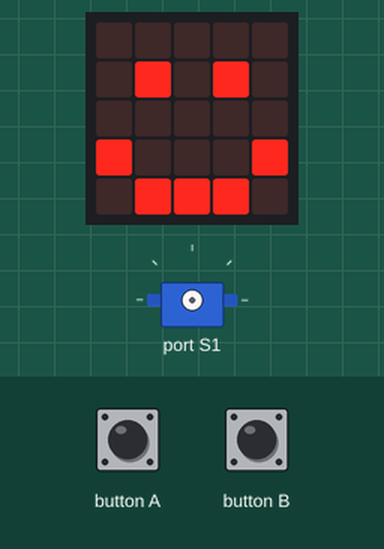
A program run on a simulated BBC micro:bit (MakeCode). Parts: the board's 5×5 LED display, servo. The inputs (shaded band) are chosen by the test bench.

Above: at 0.1 s.
1.9 s: button A pressed for 0.15 s
At 3.4 s:
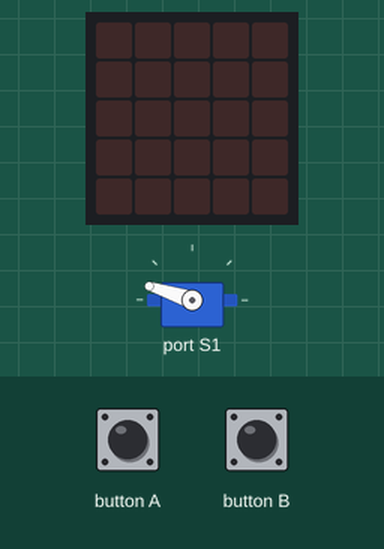
4.1 s: button B pressed for 0.15 s
At 4.6 s:
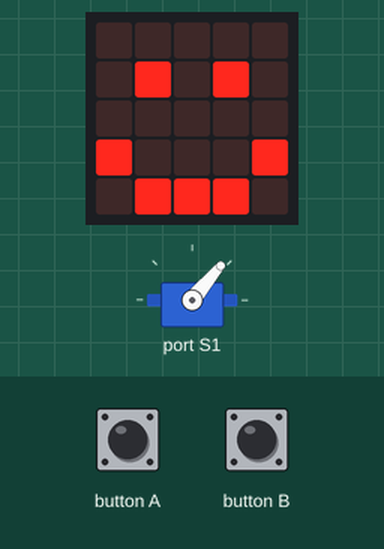
At 6.3 s:
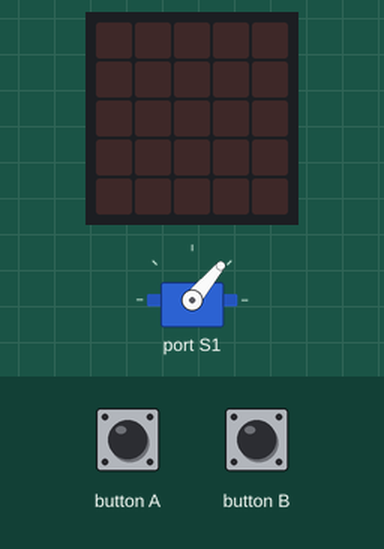
Timing chart, 0 to 7.8 s (numbered marks = the images above; inputs shaded):
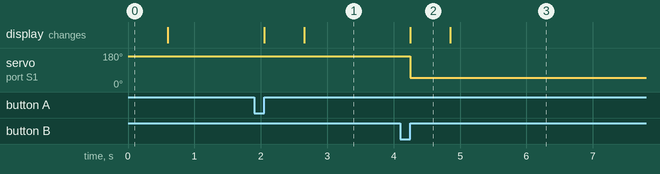

Measured:
- after the input at 4.1 s, servo on port S1: 162° → 50° after 0.15 s; the display: changes after 0.15 s (image 2)
- what the display in image 2 shows lasts 0.6 s, from 4.3 s to 4.9 s

The program:

main.ts
```typescript
// (licence header left out)
//variable
const S1 = robotbit.Servos.S1

//setup
basic.showIcon(IconNames.Happy)

//when button A is pressed
input.onButtonPressed(Button.A, function() {
    robotbit.Servo(S1,162)
    basic.showIcon(IconNames.Happy)
    basic.clearScreen()
})

//when button B is pressed
input.onButtonPressed(Button.B, function () {
    robotbit.Servo(S1, 50)
    basic.showIcon(IconNames.Happy)
    basic.clearScreen()
})

//cleanup
basic.clearScreen()
```
